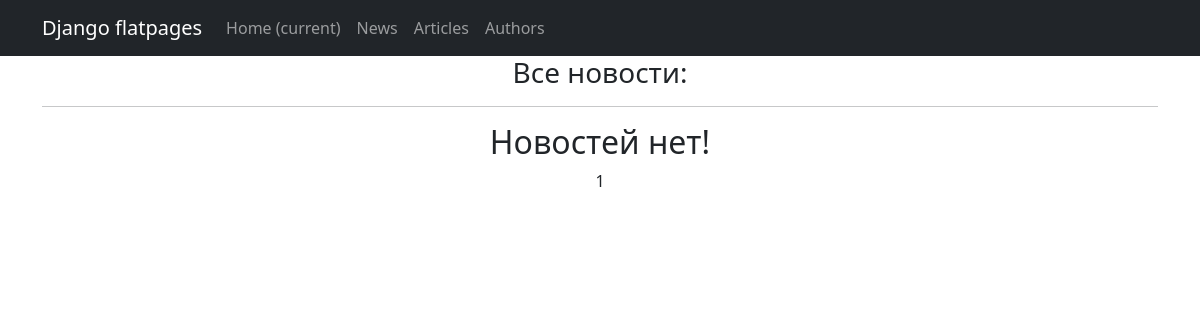
/posts/, run on an earlier commit of the app's database.
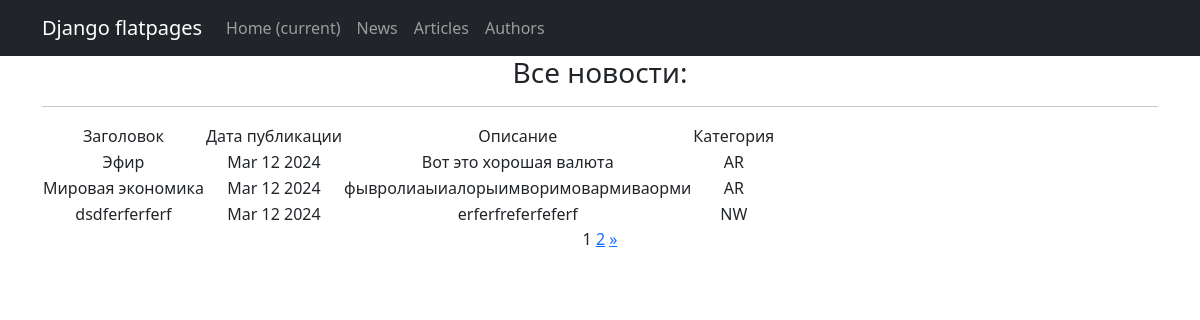
And on a later commit of the database.
### newapp/models.py (models this page shows, shortened)
class Post(models.Model):
    author = models.ForeignKey(Author, on_delete=models.CASCADE)
    NEWS = 'NW'
    ARTICLE = 'AR'
    CATEGORY_CHOICES = (
        (NEWS, 'Новость'),
        (ARTICLE, 'Статья'),
    )
    categoryType = models.CharField(max_length=2, choices=CATEGORY_CHOICES, default=ARTICLE)
    dateCreation = models.DateTimeField(auto_now_add=True)
    postCategory = models.ManyToManyField(Category, through='PostCategory')
    title = models.CharField(max_length=128)
    text = models.TextField()
    rating = models.SmallIntegerField(default=0)

### newapp/views.py (the view)
# urls.py: path('posts/', PostsList.as_view(), name='posts'),
class PostsList(ListView):
    model = Post
    ordering = '-dateCreation'
    template_name = 'news.html'
    context_object_name = 'news'
    paginate_by = 3

### newapp/templatetags/custom_filters.py (called while the page is built)
@register.filter()
def censor(value):
    for word in censored_words:
        value = value.replace(word, '*' * len(word))
    return value

@register.simple_tag(takes_context=True)
def url_replace(context, **kwargs):
    d = context['request'].GET.copy()
    for k, v in kwargs.items():
        d[k] = v
    return d.urlencode()

### templates/news.html (shortened to what this page needs)
{% extends 'flatpages/default.html' %}
{% load custom_filters %}
{% block content %}
<h3>Все новости:</h3>
<hr>
{% if news %}
<table>
    <tr>
    <td>Заголовок</td>
    <td>Дата публикации</td>
    <td>Описание</td>
        <td>Категория</td>
    </tr>
    {% for i in news %}
    <tr>
        <td>{{ i.title}} </td>
        <td>{{ i.dateCreation|date:'M d Y' }}</td>
        <td>{{ i.text|truncatewords:20 }}</td>
         <td>{{ i.categoryType }}</td>
    </tr>
    {% endfor %}
</table>
{% else %}
<h2>Новостей нет!</h2>
{% endif %}
{{ page_obj.number }}
{% if page_obj.has_next %}
<a href="?{% url_replace page=page_obj.next_page_number %}">{{ page_obj.next_page_number }}</a>
<a href="?page={{ page_obj.paginator.num_pages }}"> &raquo;</a>
{% endif %}
{% endblock content %}

### templates/flatpages/default.html (shortened to what this page needs)
<!DOCTYPE html>
<html lang="en">
    <head>
        {% load static %}
        <link href="{% static 'css/styles.css' %}" rel="stylesheet" />
    </head>
    <body>
<nav class="navbar navbar-expand-lg navbar-dark bg-dark static-top">
   <div class="container">
       <a class="navbar-brand" href="#">Django flatpages</a>
       <div class="collapse navbar-collapse" id="navbarResponsive">
           <ul class="navbar-nav ml-auto">
               <li class="nav-item active">
                   <a class="nav-link" href="#">Home
                       <span class="sr-only">(current)</span>
                   </a>
               </li>
               <li class="nav-item">
                   <a class="nav-link" href="/news/">News</a>
               </li>
               <li class="nav-item">
                   <a class="nav-link" href="/articles/">Articles</a>
               </li>
               <li class="nav-item">
                   <a class="nav-link" href="/authors/">Authors</a>
               </li>
           </ul>
       </div>
   </div>
</nav>
<div class="container">
   <div class="row">
       <div class="col-lg-12 text-center">
           {% block content %}{% endblock content %}
       </div>
   </div>
</div>
    </body>
</html>

What changed in the data, as far as the page shows it:
added Post: title "Эфир", dateCreation "Mar 12 2024", text "Вот это хорошая валюта", categoryType "AR"
added Post: title "Мировая экономика", dateCreation "Mar 12 2024", text "фывролиаыиалорыимворимовармиваорми", categoryType "AR"
added Post: title "dsdferferferf", dateCreation "Mar 12 2024", text "erferfreferfeferf", categoryType "NW"
Also different on the page:
{{ page_obj.next_page_number }}: (not shown) → "2"
text no longer shown: "Новостей нет!"
text now shown: "Заголовок Дата публикации Описание Категория »"
